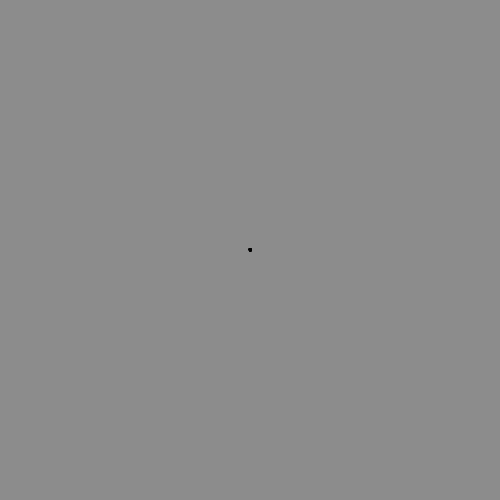
Frame 1 (no input)
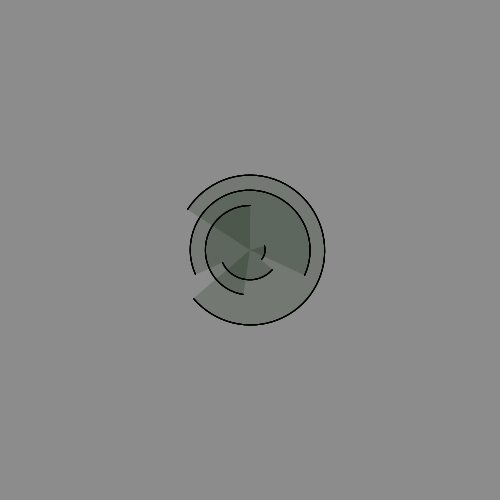
Frame 60 (the mouse pressed at the canvas centre just before this capture)
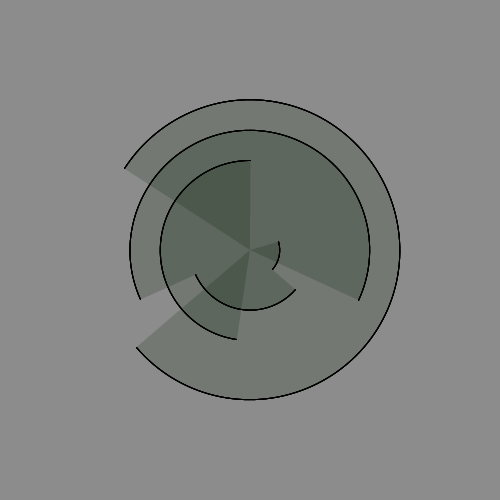
Frame 120 (the mouse held since frame 60 and released just before this capture)

The Processing sketch that drew these frames (run headless with seeded random() and noise(); from frame 60 on, the mouse is pressed at the canvas centre):

// Processing sketch: HarmonicModuloEllipseGrid
// ── HarmonicModuloEllipseGrid.pde
final int O=2;
int size = 500;
int org=size/O;
int amt=5;
int c=25;
float t=0.0;
float at;
boolean ell_on=false; // if false, will display arc mode, else ellipse mode.
boolean mod_rot=false; //  if true will rotate each ellipse.
boolean squared=false; // if true will calculate emission rythm with squared numbers.

void setup() {
  strokeWeight(1);
  size(500,500);
  frameRate(20);
  noFill();
}
void draw() {
  background(140);
  t +=0.1;
  for(int x=amt;x!=0;x--){
    for(int y=amt;y!=0;y--){
      if(ell_on&&squared){
        ell(x*x,y*y);
     }else if(ell_on){
        ell(x,y);
     }else{
        ar(y, y);
}}}}

void ell(int x,int y) {
  at=(amt*t);
  float w=(at*x)%size;
  float h=(at*y)%size;
  pushMatrix();
  translate(org,org);
  if(mod_rot){rotate(x%y);}
  ellipse(0, 0, w, h);
  popMatrix();
}
void ar(int x,int y) {
  at=(amt*t);
  arc(org,org,
   (at*x)%size,(at*y)%size,
   amt+x,amt+x+y);
  fill(c*x%O,c,c*y%4,10);
}
